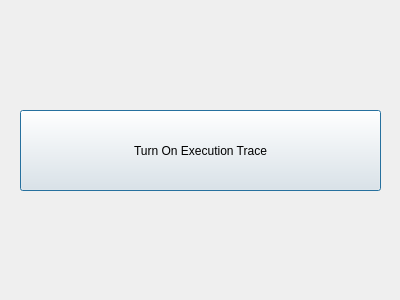
<?xml version="1.0" encoding="UTF-8"?>
<ui version="4.0">
 <class>MaintanenceView</class>
 <widget class="QDialog" name="MaintanenceView">
  <property name="geometry">
   <rect>
    <x>0</x>
    <y>0</y>
    <width>400</width>
    <height>300</height>
   </rect>
  </property>
  <property name="windowTitle">
   <string>Dialog</string>
  </property>
  <widget class="QPushButton" name="traceBtn">
   <property name="geometry">
    <rect>
     <x>20</x>
     <y>110</y>
     <width>361</width>
     <height>81</height>
    </rect>
   </property>
   <property name="text">
    <string>Turn On Execution Trace</string>
   </property>
  </widget>
 </widget>
 <resources/>
 <connections/>
</ui>
